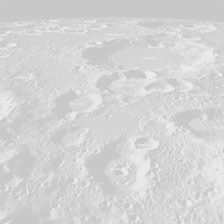
#> input picture np_lab/1/imj/lunar01_raw.jpg, 224 x 224 px, found by its file name; its folder holds 3 pictures in this run
$ jupyter execute np_1.ipynb
#> lines starting #> are read from the running program, lines starting #| are printed output that depends on the picture
[cell 1]
import numpy as np
import matplotlib.pyplot as plt
from PIL import Image
from matplotlib.pyplot import imshow

[cell 2]
file_path = 'imj\lunar0{}_raw.jpg'

[cell 3]
def ishow(im):
    arr = np.asarray(Image.fromarray(im).convert('L'))
    plt.figure()
    plt.imshow(arr, cmap='gray', vmin=0, vmax=255)
    plt.show()

[cell 4]
data = []
#data = np.array(np.zeros(1,3))
for i in range(1,4):
    img = Image.open(file_path.format(i))
#> img is the input picture: PIL image 224x224 L; min 191, max 243, mean 212
    data.append(np.array(img, dtype=np.float64))
    ishow(np.array(img))

[cell 5]
pics = [np.array(d, copy = True) for d in data]
#> pics = 3 items
pic = pics[2]

[cell 6]
pics = [np.uint8((pic-np.min(pic))*(255/(np.max(pic)-np.min(pic)))) for pic in pics]
for pic in pics:
    ishow(pic)
    print('max:{}\tmin:{}'.format(np.max(pic), np.min(pic)))
#> this loop made 3 passes
#| max:255	min:0
#| max:255	min:0
#| max:255	min:0
#> pass 1, in ishow (call 4), `arr = np.asarray(Image.fromarray(im).convert('L'))`:
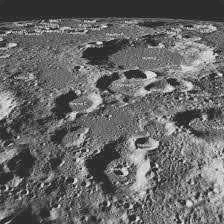
#> arr: shape (224, 224); min 0, max 255, mean 102.5
#> pass 2, in ishow (call 5), `arr = np.asarray(Image.fromarray(im).convert('L'))`:
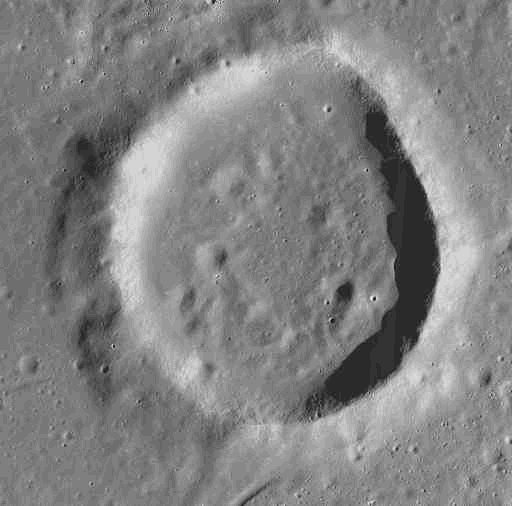
#> arr: shape (506, 512); min 0, max 255, mean 129.9
#> pass 3, in ishow (call 6), `arr = np.asarray(Image.fromarray(im).convert('L'))`:
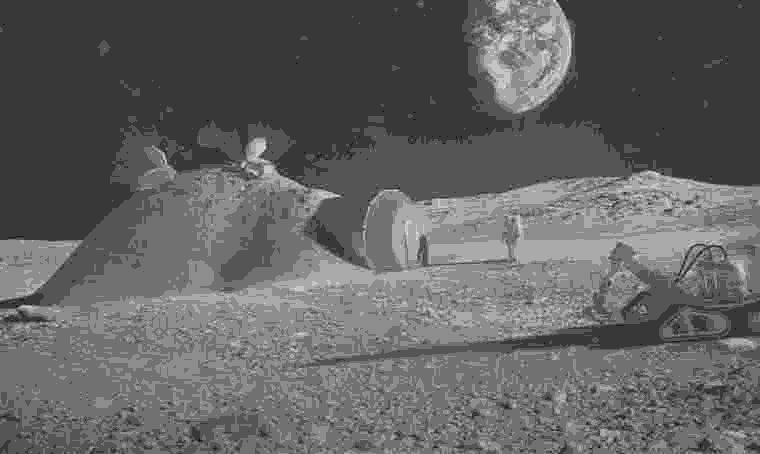
#> arr: shape (454, 760); min 0, max 255, mean 98.3
